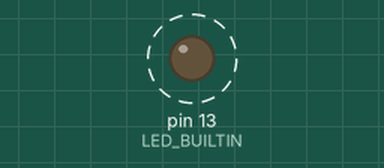
Recording of a sketch running on a simulated Arduino Mega 2560, built with avr-gcc and run on an emulated ATmega2560. On the bench: output pins drawn as LEDs (lit = HIGH). Dashed ring = blinking. No radio packets arrive unless stated; what the sketch prints to the serial monitor is not drawn.

Above: at 0.5 s.
Timing chart, 0 to 3.0 s (numbered marks = the images above):
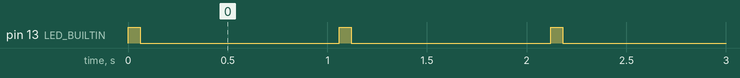

The sketch:

transmitter01.ino
```cpp
// (licence header left out)
#include <VirtualWire.h>

char buffer[10];
int idx=0;

void setup()
{
  // Initialize the IO and ISR
  vw_setup(2000); // Bits per sec
  pinMode(LED_BUILTIN,OUTPUT);
  Serial.begin(9600);
}

void loop()
{
  sprintf(buffer,"%d",idx);
  idx++;

  send(buffer);
  //send("Hello!");
  delay(1000);
}

void send (char *message)
{
  digitalWrite(LED_BUILTIN,HIGH);
  Serial.print("Transmited: ");
  Serial.println(message);
  vw_send((uint8_t *)message, strlen(message));
  vw_wait_tx(); // Wait until the whole message is gone
  digitalWrite(LED_BUILTIN,LOW);
}
```

Measured:
- by itself, pin 13 (LED_BUILTIN): alternates HIGH for 0.06 s and LOW for 1.0 s
